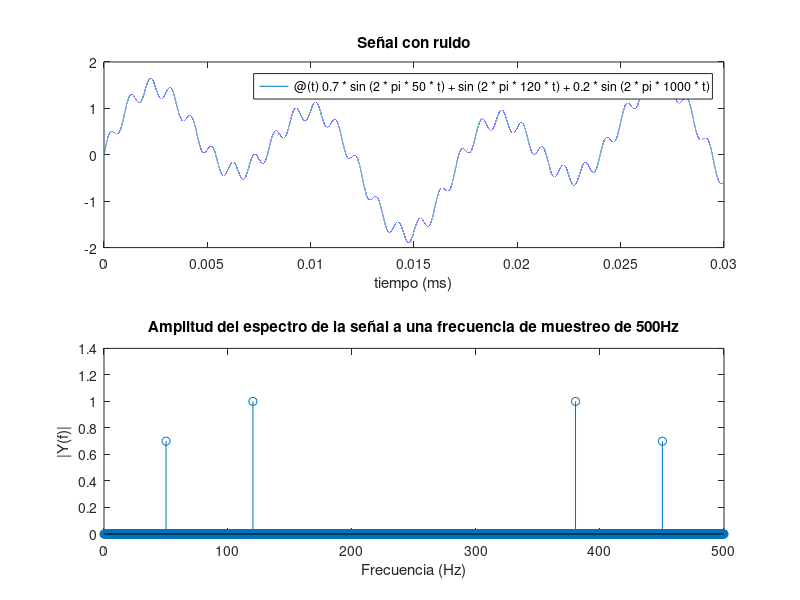
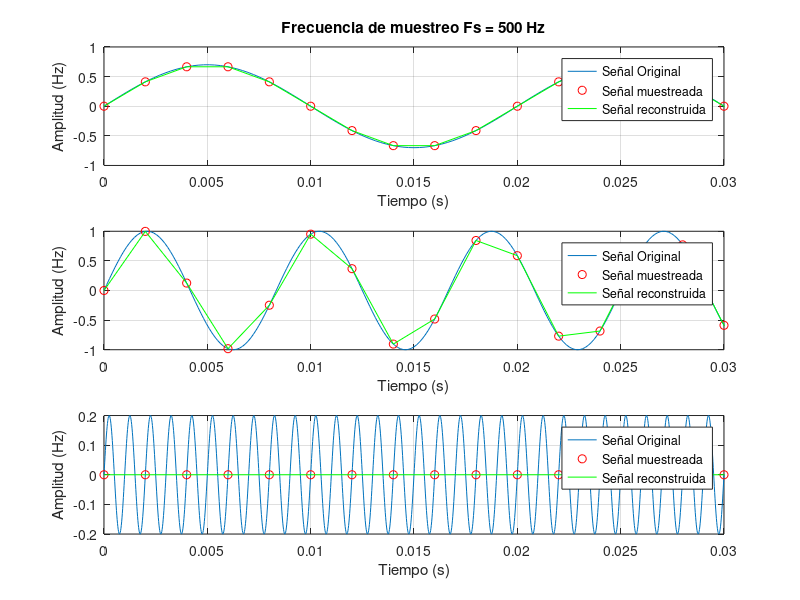
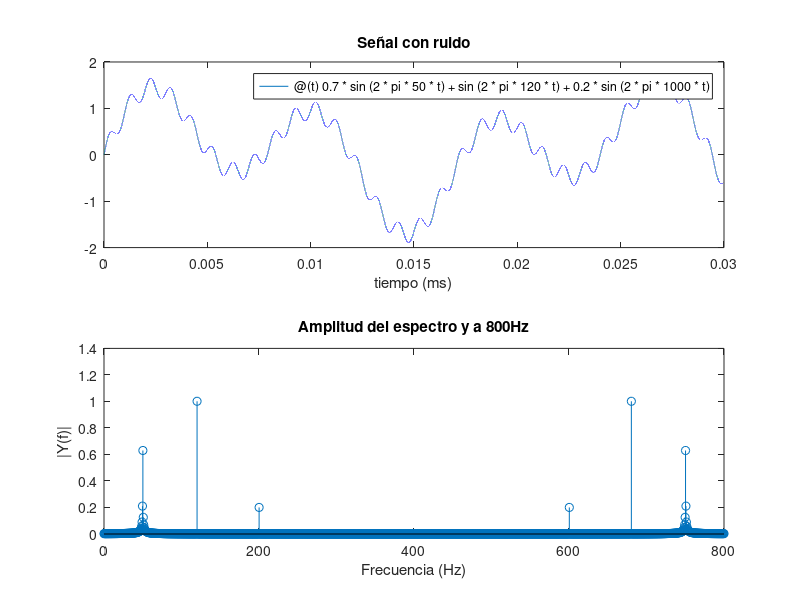
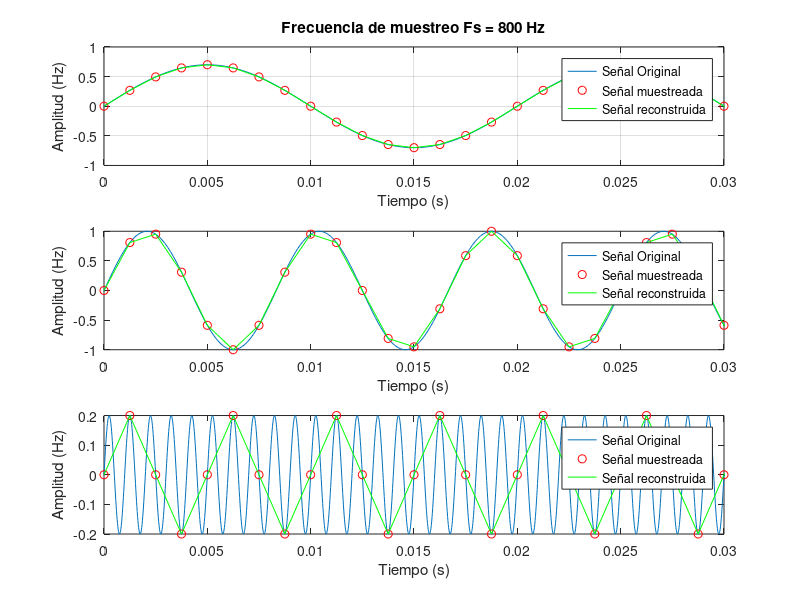

Here is the MATLAB script that generated these plots, in order:
%% CONTROL DISCRETO - PRACTICA 3 : Muestreo
% *NOTA:* Se han eliminado los acentos debido a que la impresionen pdf no reconocia 
% el caracter.
%% 
% 
%% Caso de estudio
% Se  desea  estudiar  el  fenomeno  del  defecto  en  la  reconstruccion  de  
% una  señal  debido  a  un muestreo a una frecuencia demasiado baja.  Para ello 
% se estudiara la siguiente *señal* : y(t) = Suma de tres señales seno, la 1ª 
% tiene una amplitud de 0.7 y una frecuencia de 50Hz, la 2ª tiene una amplitud 
% de 1 y una frecuencia de 120Hz, la 3ª (ruido) tiene una amplitud de 0.2 y una 
% frecuencia de 1000Hz.
% 
% 
% 
% La señal original es la suma de dos señales sinusoidales una a 50Hz y otra 
% a 120Hz. Se le añade ruido a 1kHz.
% 
% Las *frecuencias de muestreo* seran: 500 Hz, 800Hz  y 3000Hz.
%% Tareas a realizar
%% 
% # Declara en MATLAB la función continua f(t) del apartado anerior. Graficala 
% y evalua la señal desde los 0s hasta los 0.03s
% # Obten el espectro en frecuencia de la señal a una frecencia de muestreo 
% de 500 Hz.
% # Obten la representacion discreta de la funcion f(t), con un vector k de 
% 1500 muestras a una frecuencia de muestreo de 500Hz. Haz lo mismo para cada 
% uno de los tres componenetes. ¿Que tal son las representaciones?¿Se ha podido 
% reconstruir la señal de maneda adecuada?
% # Repite los anteiores dos puntos pero con las frecuencias de muestreo de 
% 800Hz y 3000Hz. Establece una comparativa entre las representaciones de las 
% tres componentes muestreadas con cada una de estas tres frecuencias de muestreo 
% y tambien de la señal producto dela suma de dichas componentes, es decir f(t)).
%% 
% _*Nota:*_ Por uniformidad, los graficos tendrán que ser representados de 0s 
% a 0.03s.
%% Funcion continua
% Declaracion de la funcion continua

str = '@(t)0.7*sin(2*pi*50*t)+sin(2*pi*120*t)+0.2*sin(2*pi*1000*t)'
y = str2func(str)
%% Frecuencia 500 Hz
% 
% Ploteo de la funcion continua

figure(1);
subplot(2,1,1), fplot(y,[0,0.03]);
title('Señal con ruido');xlabel('tiempo (ms)');
% Calculo de la Transformada de Fourier

Fs = 500;             % Frecuencia de muestreo;
Ts = 1/ Fs;           % Periodo de muestreo.
L = 1500;             % Longitud de la señal en muestras.
k = (0:L-1)*Ts;       % Vectorde tiempo discreto.
% Evalua la función con el vector discreto k.
Y=0.7*sin(2*pi*50*k)+sin(2*pi*120*k)+0.2*sin(2*pi*1000*k);          
k500 = k;                % Var guardad par aposteriormente utilizarla en las comparaciones
%% 
% Realizamos la trasnformada de Fourier, mediante fft

Yf = 2*abs(fft(Y)/L);
%% 
% Generar el eje x de la grafica del espectro.

f = Fs*linspace(0,1,L);
%% 
% Graficar el *espectro* debajo de la señal continua

subplot(2,1,2);
stem(f,Yf);   % Podríamos poner plot, pero queremos representación discreta.
title('Amplitud del espectro de la señal a una frecuencia de muestreo de 500Hz') %valor absoluto
xlabel('Frecuencia (Hz)');ylabel('|Y(f)|')
% Discretizar cada componente por separado, evaluandolas con el vector k.

y1 = str2func('@(k)0.7*sin(2*pi*50*k)');
Y1=y1(k);
y2 = str2func('@(k)sin(2*pi*120*k)');
Y2=y2(k);
y3 = str2func('@(k)0.2*sin(2*pi*1000*k)');
Y3=y3(k);
% Grafica las tres componentes en continuo y en discreto, poniendo cada componente frecuencial en un gráfico nuevo que vaya debajo del anterior. 

figure(2);
subplot(3,1,1); fplot(y1,[0,0.03]); hold on; 
plot(k,Y1,'ro'); plot(k,Y1,'g-'); axis([0 0.03 -1 1])
title('Frecuencia de muestreo Fs = 500 Hz')
legend('Señal Original','Señal muestreada','Señal reconstruida')
xlabel('Tiempo (s)'); ylabel('Amplitud (Hz)');
grid on

subplot(3,1,2); fplot(y2,[0,0.03]); hold on;
plot(k,Y2,'ro'); plot(k,Y2,'g-'); axis([0 0.03 -1 1])
legend('Señal Original','Señal muestreada','Señal reconstruida')
xlabel('Tiempo (s)'); ylabel('Amplitud (Hz)');
grid on

subplot(3,1,3); fplot(y3,[0,0.03]); hold on;
plot(k,Y3,'ro'); plot(k,Y3,'g-'); axis([0 0.03 -0.2 0.2])
legend('Señal Original','Señal muestreada','Señal reconstruida')
xlabel('Tiempo (s)'); ylabel('Amplitud (Hz)');
grid on
%% Frecuencia 800 Hz
% 
% Ploteo de la funcion continua

figure(3);
subplot(2,1,1), fplot(y,[0,0.03]);
title('Señal con ruido');xlabel('tiempo (ms)');
% Calculo de la Transformada de Fourier

Fs = 800;             % Frecuencia de muestreo;
Ts = 1/ Fs;           % Periodo de muestreo.
L = 1500;             % Longitud de la señal en muestras.
k = (0:L-1)*Ts;       % Vectorde tiempo discreto.
Y=0.7*sin(2*pi*50*k)+sin(2*pi*120*k)+0.2*sin(2*pi*1000*k);         % Evalua la función con el vector discreto k. 
k800 = k;                % Var guardad par aposteriormente utilizarla en las comparaciones
%% 
% Realizamos la trasnformada de Fourier, mediante fft

Yf = 2*abs(fft(Y)/L);
%% 
% Generar el eje x de la grafica del espectro.

f = Fs*linspace(0,1,L);
%% 
% Graficar el espectro debajo de la señal continua

subplot(2,1,2);
stem(f,Yf);   % Podríamos poner plot, pero queremos representación discreta.
title('Amplitud del espectro y a 800Hz') %valor absoluto
xlabel('Frecuencia (Hz)');ylabel('|Y(f)|')
% Discretizar cada componente por separado, evaluandolas con el vector k.

y4 = str2func('@(k)0.7*sin(2*pi*50*k)');
Y4=y4(k);
y5 = str2func('@(k)sin(2*pi*120*k)');
Y5=y5(k);
y6 = str2func('@(k)0.2*sin(2*pi*1000*k)');
Y6=y6(k);
% Grafica las tres componentes en continuo y en discreto, poniendo cada componente frecuencial en un gráfico nuevo que vaya debajo del anterior. 

figure(4);
subplot(3,1,1); fplot(y4,[0,0.03]); hold on; 
plot(k,Y4,'ro'); plot(k,Y4,'g-'); axis([0 0.03 -1 1])
title('Frecuencia de muestreo Fs = 800 Hz')
legend('Señal Original','Señal muestreada','Señal reconstruida')
xlabel('Tiempo (s)'); ylabel('Amplitud (Hz)');
grid on

subplot(3,1,2); fplot(y5,[0,0.03]); hold on;
plot(k,Y5,'ro'); plot(k,Y5,'g-'); axis([0 0.03 -1 1])
legend('Señal Original','Señal muestreada','Señal reconstruida')
xlabel('Tiempo (s)'); ylabel('Amplitud (Hz)');

subplot(3,1,3); fplot(y6,[0,0.03]); hold on;
plot(k,Y6,'ro'); plot(k,Y6,'g-'); axis([0 0.03 -0.2 0.2])
legend('Señal Original','Señal muestreada','Señal reconstruida')
xlabel('Tiempo (s)'); ylabel('Amplitud (Hz)');
%% Frecuencia 3000 Hz
% 
% Ploteo de la funcion continua

figure(5);
subplot(2,1,1), fplot(y,[0,0.03]);
title('Señal con ruido');xlabel('tiempo (ms)');
% Calculo de la Transformada de Fourier

Fs = 3000;             % Frecuencia de muestreo;
Ts = 1/ Fs;           % Periodo de muestreo.
L = 1500;             % Longitud de la señal en muestras.
k = (0:L-1)*Ts;       % Vectorde tiempo discreto.
Y=0.7*sin(2*pi*50*k)+sin(2*pi*120*k)+0.2*sin(2*pi*1000*k);         % Evalua la función con el vector discreto k. 
k3000 = k;                % Var guardad par aposteriormente utilizarla en las comparaciones
%% 
% Realizamos la trasnformada de Fourier, mediante fft

Yf = 2*abs(fft(Y)/L);
%% 
% Generar el eje x de la grafica del espectro.

f = Fs*linspace(0,1,L);
%% 
% Graficar el espectro debajo de la señal continua

subplot(2,1,2);
stem(f,Yf);   % Podríamos poner plot, pero queremos representación discreta.
title('Amplitud del espectro y a 3000Hz') %valor absoluto
xlabel('Frecuencia (Hz)');ylabel('|Y(f)|')
% Discretizar cada componente por separado, evaluandolas con el vector k.

y7 = str2func('@(k)0.7*sin(2*pi*50*k)');
Y7=y7(k);
y8 = str2func('@(k)sin(2*pi*120*k)');
Y8=y8(k);
y9 = str2func('@(k)0.2*sin(2*pi*1000*k)');
Y9=y9(k);
% Grafica las tres componentes en continuo y en discreto, poniendo cada componente frecuencial en un gráfico nuevo que vaya debajo del anterior. 

figure(6);
subplot(3,1,1); fplot(y7,[0,0.03]); hold on; 
plot(k,Y7,'ro'); plot(k,Y7,'g-'); axis([0 0.03 -1 1])
title('Frecuencia de muestreo Fs = 3000 Hz')
legend('Señal Original','Señal muestreada','Señal reconstruida')
xlabel('Tiempo (s)'); ylabel('Amplitud (Hz)');
grid on

subplot(3,1,2); fplot(y8,[0,0.03]); hold on;
plot(k,Y8,'ro'); plot(k,Y8,'g-'); axis([0 0.03 -1 1])
legend('Señal Original','Señal muestreada','Señal reconstruida')
xlabel('Tiempo (s)'); ylabel('Amplitud (Hz)');
grid on

subplot(3,1,3); fplot(y9,[0,0.03]); hold on;
plot(k,Y9,'ro'); plot(k,Y9,'g-'); axis([0 0.03 -0.2 0.2])
legend('Señal Original','Señal muestreada','Señal reconstruida')
xlabel('Tiempo (s)'); ylabel('Amplitud (Hz)');
grid on
%% Comparaciones
% A continuación se compararán las respuestas para las tres frecuencias de muestreo.
% 
% Amplitud del espectro de la señal:
% 
% *500 HZ*

Fs = 500;             % Frecuencia de muestreo;
Ts = 1/ Fs;           % Periodo de muestreo.
L = 1500;             % Longitud de la señal en muestras.
k = (0:L-1)*Ts;       % Vectorde tiempo discreto.
% Evalua la función con el vector discreto k.
Y=0.7*sin(2*pi*50*k)+sin(2*pi*120*k)+0.2*sin(2*pi*1000*k); 
Yf = 2*abs(fft(Y)/L);
f = Fs*linspace(0,1,L);
figure(7)
subplot(3,1,1);
stem(f,Yf);   % Podríamos poner plot, pero queremos representación discreta.
title('Amplitud del espectro de la señal a una frecuencia de muestreo de 500Hz') %valor absoluto
xlabel('Frecuencia (Hz)');ylabel('|Y(f)|')
%% 
% *800 Hz*

Fs = 800;             % Frecuencia de muestreo;
Ts = 1/ Fs;           % Periodo de muestreo.
L = 1500;             % Longitud de la señal en muestras.
k = (0:L-1)*Ts;       % Vectorde tiempo discreto.
% Evalua la función con el vector discreto k.
Y=0.7*sin(2*pi*50*k)+sin(2*pi*120*k)+0.2*sin(2*pi*1000*k); 
Yf = 2*abs(fft(Y)/L);
f = Fs*linspace(0,1,L);
subplot(3,1,2);
stem(f,Yf);   % Podríamos poner plot, pero queremos representación discreta.
title('Amplitud del espectro de la señal a una frecuencia de muestreo de 800Hz') %valor absoluto
xlabel('Frecuencia (Hz)');ylabel('|Y(f)|')
%% 
% *3000 Hz*

Fs = 3000;            % Frecuencia de muestreo;
Ts = 1/ Fs;           % Periodo de muestreo.
L = 1500;             % Longitud de la señal en muestras.
k = (0:L-1)*Ts;       % Vectorde tiempo discreto.
% Evalua la función con el vector discreto k.
Y=0.7*sin(2*pi*50*k)+sin(2*pi*120*k)+0.2*sin(2*pi*1000*k); 
Yf = 2*abs(fft(Y)/L);
f = Fs*linspace(0,1,L);
subplot(3,1,3);
stem(f,Yf);   % Podríamos poner plot, pero queremos representación discreta.
title('Amplitud del espectro de la señal a una frecuencia de muestreo de 3000Hz') %valor absoluto
xlabel('Frecuencia (Hz)');ylabel('|Y(f)|')
%% 
% 
% 
% Primera componente:

close all
figure(8);
%% 500Hz
k = k500;
subplot(3,1,1); fplot(y1,[0,0.03]); hold on; 
plot(k,Y1,'ro'); plot(k,Y1,'g-'); axis([0 0.03 -1 1])
title('Frecuencia de muestreo Fs = 500 Hz')
legend('Señal Original','Señal muestreada','Señal reconstruida')
xlabel('Tiempo (s)'); ylabel('Amplitud (Hz)');
grid on
%% 800 Hz
k = k800;
subplot(3,1,2); fplot(y4,[0,0.03]); hold on; 
plot(k,Y4,'ro'); plot(k,Y4,'g-'); axis([0 0.03 -1 1])
title('Frecuencia de muestreo Fs = 800 Hz')
legend('Señal Original','Señal muestreada','Señal reconstruida')
xlabel('Tiempo (s)'); ylabel('Amplitud (Hz)');
grid on
%% 3000Hz
k = k3000;
subplot(3,1,3); fplot(y7,[0,0.03]); hold on; 
plot(k,Y7,'ro'); plot(k,Y7,'g-'); axis([0 0.03 -1 1])
title('Frecuencia de muestreo Fs = 3000 Hz')
legend('Señal Original','Señal muestreada','Señal reconstruida')
xlabel('Tiempo (s)'); ylabel('Amplitud (Hz)');
grid on
%% 
% Segunda componente:

figure(9);
%% 500Hz
k = k500;
subplot(3,1,1); fplot(y2,[0,0.03]); hold on; 
plot(k,Y2,'ro'); plot(k,Y2,'g-'); axis([0 0.03 -1 1])
title('Frecuencia de muestreo Fs = 500 Hz')
legend('Señal Original','Señal muestreada','Señal reconstruida')
xlabel('Tiempo (s)'); ylabel('Amplitud (Hz)');
grid on
%% 800 Hz
k = k800;
subplot(3,1,2); fplot(y5,[0,0.03]); hold on; 
plot(k,Y5,'ro'); plot(k,Y5,'g-'); axis([0 0.03 -1 1])
title('Frecuencia de muestreo Fs = 800 Hz')
legend('Señal Original','Señal muestreada','Señal reconstruida')
xlabel('Tiempo (s)'); ylabel('Amplitud (Hz)');
grid on
%% 3000Hz
k = k3000;
subplot(3,1,3); fplot(y8,[0,0.03]); hold on; 
plot(k,Y8,'ro'); plot(k,Y8,'g-'); axis([0 0.03 -1 1])
title('Frecuencia de muestreo Fs = 3000 Hz')
legend('Señal Original','Señal muestreada','Señal reconstruida')
xlabel('Tiempo (s)'); ylabel('Amplitud (Hz)');
grid on
%% 
% Tercera componente:

figure(10);
%% 500Hz
k = k500;
subplot(3,1,1); fplot(y3,[0,0.03]); hold on; 
plot(k,Y3,'ro'); plot(k,Y3,'g-'); axis([0 0.03 -0.2 0.2])
title('Frecuencia de muestreo Fs = 500 Hz')
legend('Señal Original','Señal muestreada','Señal reconstruida')
xlabel('Tiempo (s)'); ylabel('Amplitud (Hz)');
grid on
%% 800 Hz
k = k800;
subplot(3,1,2); fplot(y6,[0,0.03]); hold on; 
plot(k,Y6,'ro'); plot(k,Y6,'g-'); axis([0 0.03 -0.2 0.2])
title('Frecuencia de muestreo Fs = 800 Hz')
legend('Señal Original','Señal muestreada','Señal reconstruida')
xlabel('Tiempo (s)'); ylabel('Amplitud (Hz)');
grid on
%% 3000Hz
k = k3000;
subplot(3,1,3); fplot(y9,[0,0.03]); hold on; 
plot(k,Y9,'ro'); plot(k,Y9,'g-'); axis([0 0.03 -0.2 0.2])
title('Frecuencia de muestreo Fs = 3000 Hz')
legend('Señal Original','Señal muestreada','Señal reconstruida')
xlabel('Tiempo (s)'); ylabel('Amplitud (Hz)');
grid on
%% Observaciones
% Se puede observar la importancia de la eleccion de la frecuencia de muestreo.
% 
% Es una eleccion no trivial
% 
% Se puede cometer fallo tanto al elegir una frecuenia baja como muy alta.
% 
%